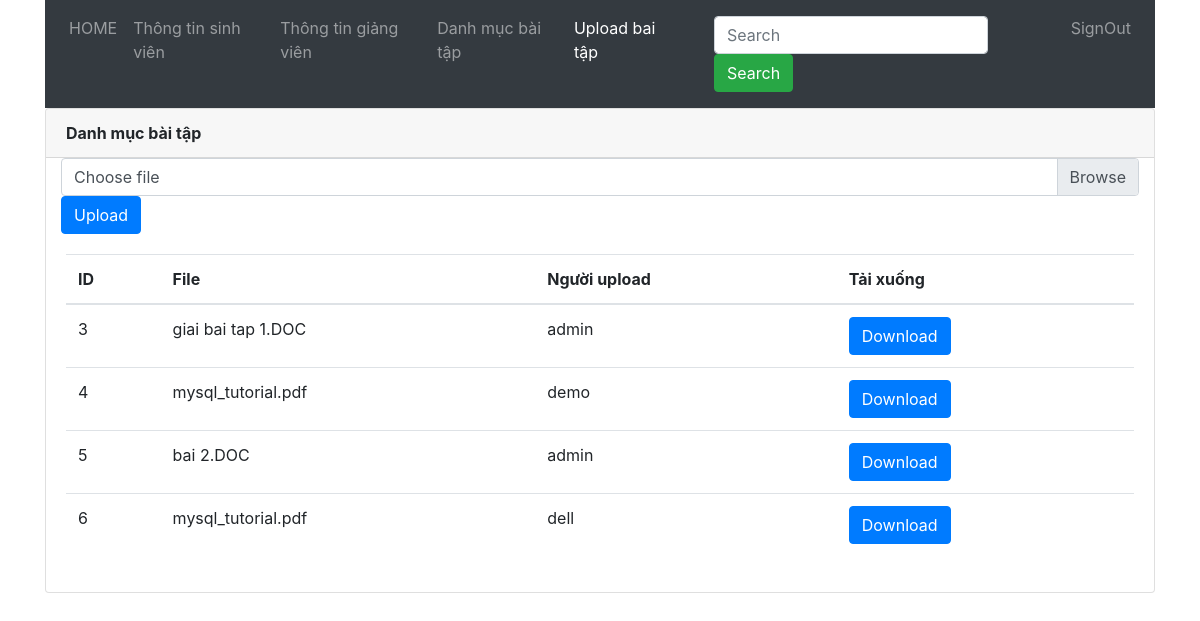
Page /pages/student_upload.php on the committed database.
### tables this page shows
CREATE TABLE `student_upload` (
  `ID` int(11) NOT NULL,
  `student_user_id` text NOT NULL,
  `file_path` varchar(200) NOT NULL,
  `exam_id` int(11) NOT NULL
);

### pages/student_upload.php (the view, shortened to what this page needs)
<!DOCTYPE html>
<html lang="en">
<head>
    <link href="/qlsv/bootstrap/css/bootstrap.min.css" rel="stylesheet" style="text/css">
    <link href="/qlsv/bootstrap/css/bootstrap.css" rel="stylesheet" style="text/css">
</head>
<body>
    <div class="container">
        <nav class="navbar navbar-expand-sm bg-dark navbar-dark">
            <ul class="navbar-nav">
                <li class="nav-item ">
                    <a class="nav-link" href='profile.php?id=$ID'>HOME</a>
                </li>
                <li class="nav-item">
                    <a class="nav-link " href='student.php'>Thông tin sinh viên</a>
                </li>
                <li class="nav-item">
                    <a class="nav-link" href="teacher.php">Thông tin giảng viên</a>
                </li>
                <li class="nav-item">
                    <a class="nav-link " href="list_exam.php?id=$ID">Danh mục bài tập</a>
                </li>
                <li class="nav-item" >
                    <a class="nav-link active"  href="student_upload.php">Upload bai tập</a>
                </li>
                <li class="nav-item">
                    <a class="nav-link" href="#"></a>
                </li>
                <nav class="navbar navbar-expand-sm bg-dark navbar-darks">
                    <form class="form-inline" action="#">
                        <input class="form-control mr-sm-2" type="text" placeholder="Search">
                        <button class="btn btn-success" type="submit">Search</button>
                    </form>
                </nav>
                <li class="nav-item">
                    <a class="nav-link" href="../lib/signout.php">SignOut</a>
                </li>
            </ul>
        </nav>
    </div>
    <div class="container">
        <div class="card">
            <div class="card-header"><b>Danh mục bài tập</b></div>
            <div class="input-group">
                <form class="container" action="#" method="post" enctype="multipart/form-data">
                    <div class="custom-file">
                        <label class="custom-file-label" for="inputGroupFile01">Choose file</label>
                    </div>
                    <div>
                        <button type="submit" class='btn btn-primary' name="btn_2">Upload</button>
                    </div>
                </form>
                <?php
                include("../lib/connectDB.php");
                ?>
            </div>
            <div class="card-body">
                <table class="table">
                    <thead>
                        <tr>
                            <th>ID</th>
                            <th>File</th>
                            <th>Người upload</th>
                            <th>Tải xuống</th>
                        </tr>
                    </thead>
                    <tbody>
                    <?php
                        $query = "SELECT * FROM student_upload";
                        $result = mysqli_query($connectDB, $query);
							if(mysqli_num_rows($result) > 0){
								while ($r = mysqli_fetch_assoc($result)){
                                    $ID = $r['ID'];
                                    $file_path= $r['file_path'];
                                    $student_user = $r['student_user_id'];
                                    echo "<tr>";
                                    echo "<td>$ID</td>";
                                    echo "<td>$file_path</td>";
                                    echo "<td>$student_user</td>";
                                    echo " <td>";
                                    echo "<a href='../lib/download_student_exam.php?id=$ID'><input class='btn btn-primary' id='btnDownload' type='button' value='Download' '></a>
                                    </td>";
                                    echo"</tr>";
                                }
                            }
                        ?>
                    </tbody>
                </table>
            </div>
        </div>
    </div>
</body>
</html>

### rows in the picture
student_upload: ID "3", file_path "giai bai tap 1.DOC", student_user "admin"
student_upload: ID "4", file_path "mysql_tutorial.pdf", student_user "demo"
student_upload: ID "5", file_path "bai 2.DOC", student_user "admin"
student_upload: ID "6", file_path "mysql_tutorial.pdf", student_user "dell"
